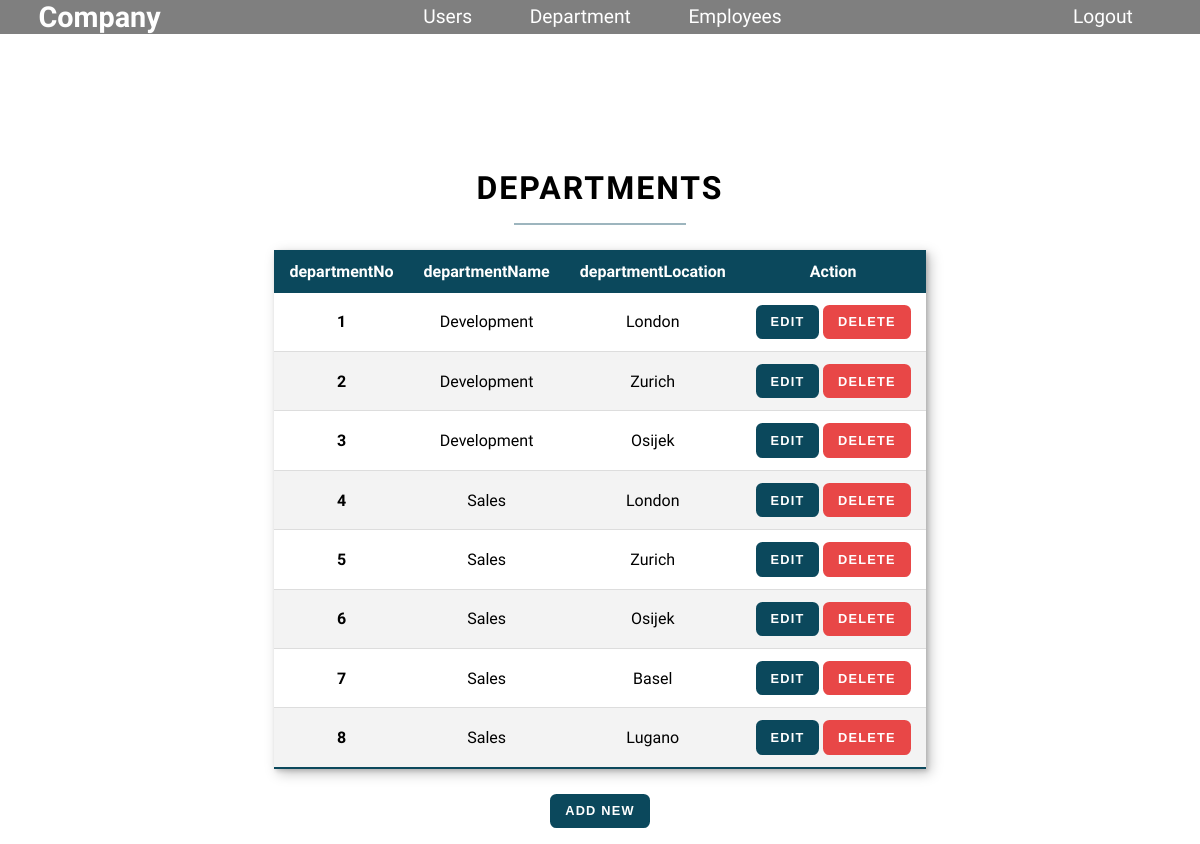
The page /department.php on the database its author committed.
### tables this page shows
CREATE TABLE `department` (
  `departmentNo` int(11) NOT NULL,
  `departmentName` varchar(20) NOT NULL,
  `departmentLocation` varchar(20) NOT NULL
);

### department.php (the view)
<?php include('header.php'); ?>
<section class="table-container">
    <h1>Departments</h1>
    <div>
    <table class="styled-table">
    <thead>
        <tr>
            <th>departmentNo</th>
            <th>departmentName</th>
            <th>departmentLocation</th>
            <th>Action</th>
        </tr>
    </thead>
    <tbody>
    <?php
    $sql = "SELECT * FROM `department`";
    $result = mysqli_query($conn, $sql);
    if($result){
        while ($row = mysqli_fetch_assoc($result)){
            $id = $row['departmentNo'];
            $name = $row['departmentName'];
            $location = $row['departmentLocation'];
            echo ' <tr>
            <th scope=row>'.$id.'</th>
            <td>'.$name.'</td>
            <td>'.$location.'</td>
            <td>
            <button class="btn btn--primary" type="submit" name="update"><a href="edit-department.php?updateid='.$id.'">Edit</a></button>
            <button class="btn btn--secondary" type="submit" name="delete"><a href="delete.php?deletedep='.$id.'">DELETE</a></button>
            </td>
        </tr>';
        }
    }
    ?>
    </tbody>
</table>
    </div>
    <button class="btn btn--primary" type="submit" name=newDepartment><a href="addDepartment.php">Add new</a></button>
    </section>

### css/main.css (style rules this page uses)
*, *::before, *::after { -webkit-box-sizing: border-box; box-sizing: border-box; margin: 0; padding: 0; scroll-behavior: smooth; }
body { text-align: center; font-family: "K2D", sans-serif; }
a { text-decoration: none; color: white; }
h1, h2, h3, h4, h5, h6, p { margin: 0; }
h1 { font-size: 2rem; font-weight: 700; line-height: 1.15; text-transform: uppercase; letter-spacing: 2px; }
h1::after { content: ''; display: block; height: 2px; width: 70%; background: #0B485C; opacity: 0.4; margin: 1rem auto; }
.table-container { width: 80%; margin: 0 auto; margin-top: 10%; justify-items: center; -webkit-box-align: center; -ms-flex-align: center; align-items: center; padding: 1em; }
.styled-table { border-collapse: collapse; margin: 25px auto; width: 100%; -webkit-box-shadow: 0.25em 0.25em 0.75em rgba(0, 0, 0, 0.25), 0.125em 0.125em 0.25em rgba(0, 0, 0, 0.15); box-shadow: 0.25em 0.25em 0.75em rgba(0, 0, 0, 0.25), 0.125em 0.125em 0.25em rgba(0, 0, 0, 0.15); }
.styled-table thead tr { background-color: #0B485C; color: #ffffff; }
.styled-table th, .styled-table td { padding: 12px 15px; }
.styled-table tbody tr { border-bottom: 1px solid #dddddd; }
.styled-table tbody tr:nth-of-type(even) { background-color: #f3f3f3; }
.styled-table tbody tr:last-of-type { border-bottom: 2px solid #0B485C; }
.btn { display: inline-block; padding: 0.6em 1em; text-transform: uppercase; text-decoration: none; border-radius: 0.5em; -webkit-transition: all linear 200ms; transition: all linear 200ms; cursor: pointer; font-size: 0.8rem; letter-spacing: 1.2px; color: #ffffff !important; font-weight: 700; }
.btn--primary { background-color: #0B485C; border: 2px solid #0B485C; }
.btn--secondary { background-color: #E84747; border: 2px solid #E84747; color: #ffffff; font-weight: 700; }

### rows shown on the page
department: departmentNo "1", departmentName "Development", departmentLocation "London"
department: departmentNo "2", departmentName "Development", departmentLocation "Zurich"
department: departmentNo "3", departmentName "Development", departmentLocation "Osijek"
department: departmentNo "4", departmentName "Sales", departmentLocation "London"
department: departmentNo "5", departmentName "Sales", departmentLocation "Zurich"
department: departmentNo "6", departmentName "Sales", departmentLocation "Osijek"
department: departmentNo "7", departmentName "Sales", departmentLocation "Basel"
department: departmentNo "8", departmentName "Sales", departmentLocation "Lugano"
